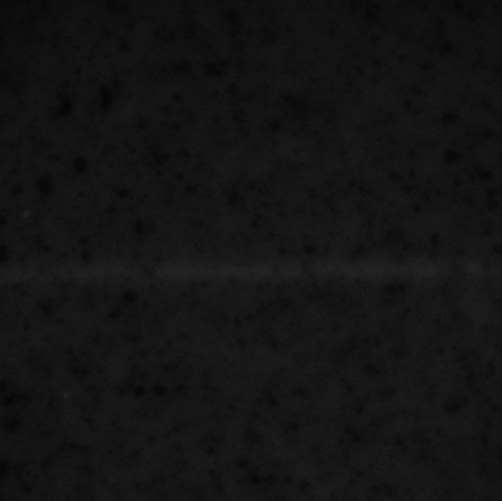
#> input picture UVData/im0.tif, 1004 x 1002 px (shown at 1/2 size)
$ python profile_background.py
#> lines starting #> are read from the running program, lines starting #| are printed output that depends on the picture
# -*- coding: utf-8 -*-
"""
Profiles remove_curve_background

Copyright (C) 2016  Quentin Peter

This program is free software: you can redistribute it and/or modify
it under the terms of the GNU General Public License as published by
the Free Software Foundation, either version 3 of the License, or
(at your option) any later version.

This program is distributed in the hope that it will be useful,
but WITHOUT ANY WARRANTY; without even the implied warranty of
MERCHANTABILITY or FITNESS FOR A PARTICULAR PURPOSE.  See the
GNU General Public License for more details.

You should have received a copy of the GNU General Public License
along with this program.  If not, see <http://www.gnu.org/licenses/>.
"""
import background_rm as rmbg
import matplotlib.image as mpimg

#%% load images
fns=['UVData/im0.tif']
fns.append('UVData/ba_e1105qt5_500ms.tif')
fns.append('UVData/ba_e1105qt5bg2_1000ms.tif')
imgs=[mpimg.imread(fn) for fn in fns]
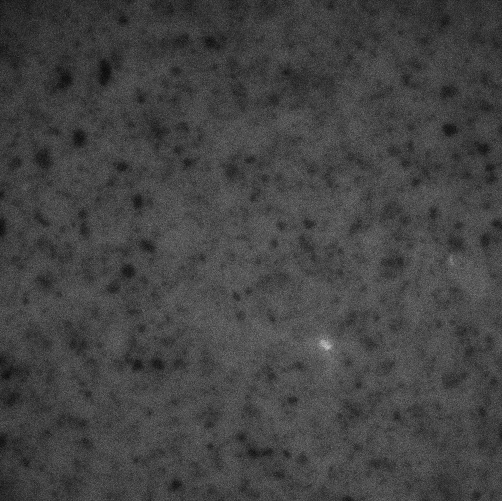
#> input picture UVData/ba_e1105qt5_500ms.tif, 1004 x 1002 px (shown at 1/2 size)
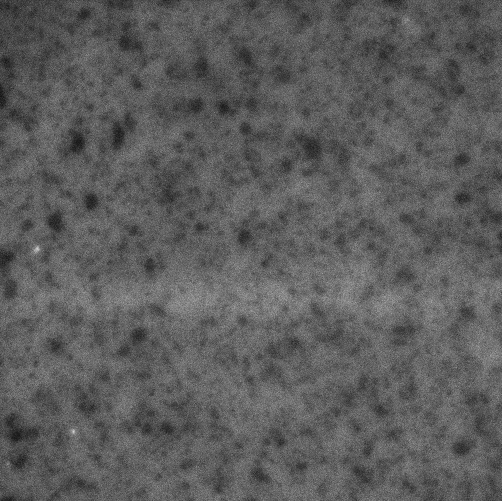
#> input picture UVData/ba_e1105qt5bg2_1000ms.tif, 1004 x 1002 px (shown at 1/2 size)
#> imgs = 3 items


#%%
for i in range(10):
#> (the run stopped early here; a loop or call above may not have finished)
